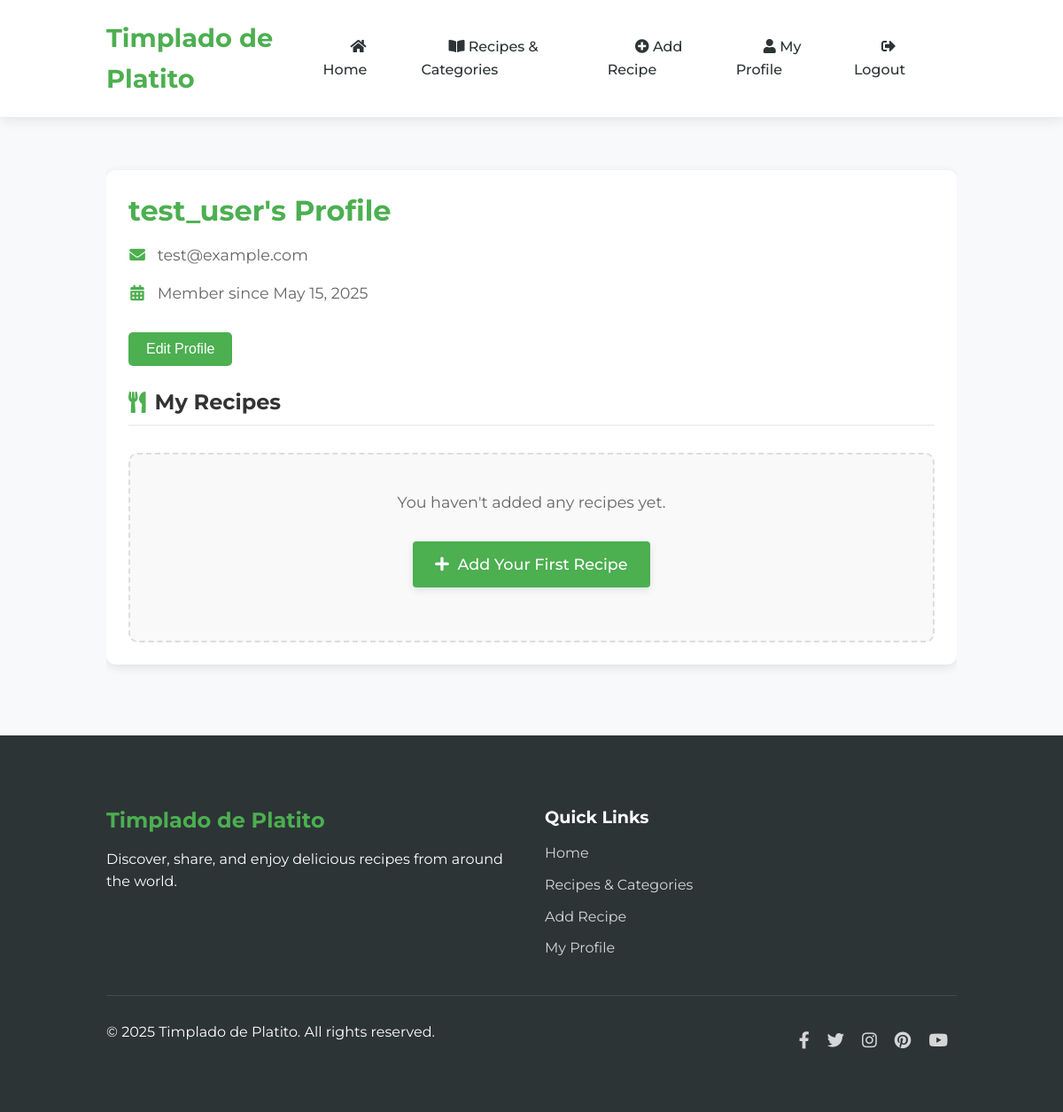
The page /pages/profile.php (signed in) on the database its author committed.
### tables this page shows
CREATE TABLE IF NOT EXISTS `users` (
  `id` int(11) NOT NULL AUTO_INCREMENT,
  `username` varchar(255) NOT NULL,
  `email` varchar(255) NOT NULL,
  `password` varchar(255) NOT NULL,
  `bio` text DEFAULT NULL,
  `profile_image` varchar(255) DEFAULT NULL,
  `created_at` timestamp NOT NULL DEFAULT CURRENT_TIMESTAMP,
  `updated_at` timestamp NOT NULL DEFAULT CURRENT_TIMESTAMP ON UPDATE CURRENT_TIMESTAMP,
  PRIMARY KEY (`id`),
  UNIQUE KEY `email` (`email`)
);

### classes/User.php (called while the page is built, shortened)
<?php
class User {
    private $db;
    public function __construct($database) {
        $this->db = $database;
    }
    public function getUserById($id) {
        $stmt = $this->db->prepare("SELECT * FROM users WHERE id = ?");
        $stmt->execute([$id]);
        return $stmt->fetch(PDO::FETCH_ASSOC);
    }
}
?>

### pages/profile.php (the view, shortened to what this page needs)
<?php
include('../includes/header.php');
include('../classes/User.php');
$database = new Database();
$db = $database->getConnection();
$userObj = new User($db);
$user_id = $_SESSION['user_id'];
$user = $userObj->getUserById($user_id);
$recipesPerPage = 6;
$currentPage = isset($_GET['page']) ? (int)$_GET['page'] : 1;
$countStmt = $db->prepare("SELECT COUNT(*) as total FROM recipes WHERE user_id = ?");
$countStmt->execute([$user_id]);
$totalRecipes = $countStmt->fetchColumn();
$offset = ($currentPage - 1) * $recipesPerPage;
$stmt = $db->prepare("SELECT r.*, c.name as category_name FROM recipes r
                     LEFT JOIN categories c ON r.category_id = c.id
                     WHERE r.user_id = ?
                     ORDER BY r.created_at DESC
                     LIMIT $recipesPerPage OFFSET $offset");
$stmt->execute([$user_id]);
$recipes = $stmt->fetchAll(PDO::FETCH_ASSOC);
?>
<div class="container">
    <div class="profile-container">
            <div class="profile-details">
                <h1><?php echo htmlspecialchars($user['username']); ?>'s Profile</h1>
                <p><i class="fas fa-envelope"></i> <?php echo htmlspecialchars($user['email']); ?></p>
                <p><i class="fas fa-calendar-alt"></i> Member since <?php echo date('F j, Y', strtotime($user['created_at'])); ?></p>
                <button class="edit-profile-btn" id="edit-profile-button">
                     Edit Profile
                </button>
            </div>
        <h2><i class="fas fa-utensils"></i> My Recipes</h2>
        <?php if (!empty($recipes)): ?>
            <p>You have shared <?php echo $totalRecipes; ?> recipe(s)</p>
            <div class="recipe-grid">
                <?php foreach ($recipes as $recipe): ?>
                    <div class="recipe-card">
                        <div class="recipe-header">
                            <?php if (!empty($recipe['image'])): ?>
                                <img src="<?php echo $rootPath; ?>uploads/recipes/<?php echo htmlspecialchars($recipe['image']); ?>" alt="<?php echo htmlspecialchars($recipe['title']); ?>">
                            <?php else: ?>
                                <div class="no-image">No Image</div>
                            <?php endif; ?>
                            <?php if (!empty($recipe['category_name'])): ?>
                                <span class="category-badge"><?php echo htmlspecialchars($recipe['category_name']); ?></span>
                            <?php endif; ?>
                        </div>
                        <div class="recipe-body">
                            <h3><?php echo htmlspecialchars($recipe['title']); ?></h3>
                            <p class="recipe-meta">
                                <?php if (!empty($recipe['difficulty'])): ?>
                                    <span><i class="fas fa-signal"></i> <?php echo htmlspecialchars($recipe['difficulty']); ?></span>
                                <?php endif; ?>
                                <?php if (!empty($recipe['prep_time']) || !empty($recipe['cook_time'])): ?>
                                    <span><i class="far fa-clock"></i>
                                    <?php if (!empty($recipe['prep_time']) && !empty($recipe['cook_time'])): ?>
                                        Prep: <?php echo htmlspecialchars($recipe['prep_time']); ?> min | Cook: <?php echo htmlspecialchars($recipe['cook_time']); ?> min
                                    <?php elseif (!empty($recipe['prep_time'])): ?>
                                        Prep: <?php echo htmlspecialchars($recipe['prep_time']); ?> min
                                    <?php elseif (!empty($recipe['cook_time'])): ?>
                                        Cook: <?php echo htmlspecialchars($recipe['cook_time']); ?> min
                                    <?php endif; ?>
                                    </span>
                                <?php endif; ?>
                            </p>
                            <div class="recipe-actions">
                                <a href="<?php echo $rootPath; ?>pages/recipe-detail.php?id=<?php echo $recipe['id']; ?>" class="btn-outline"><i class="fas fa-eye"></i> View</a>
                                <a href="<?php echo $rootPath; ?>pages/edit-recipe.php?id=<?php echo $recipe['id']; ?>" class="btn-edit"><i class="fas fa-edit"></i> Edit</a>
                                <a href="<?php echo $rootPath; ?>pages/profile.php?delete_recipe=<?php echo $recipe['id']; ?>" class="btn-delete" onclick="return confirm('Are you sure you want to delete this recipe? This action cannot be undone.')"><i class="fas fa-trash-alt"></i> Delete</a>
                            </div>
                        </div>
                    </div>
                <?php endforeach; ?>
            </div>
        <?php else: ?>
            <div class="empty-recipes">
                <p>You haven't added any recipes yet.</p>
                <p><a href="<?php echo $rootPath; ?>pages/add-recipe.php" class="btn-primary"><i class="fas fa-plus"></i> Add Your First Recipe</a></p>
            </div>
        <?php endif; ?>
    </div>
</div>
<?php include('../includes/footer.php'); ?>

### assets/css/main.css (style rules this page uses)
* { box-sizing: border-box; margin: 0; padding: 0; }
h1, h2, h3, h4, h5, h6 { font-family: 'Montserrat', sans-serif; margin-bottom: 1.2rem; line-height: 1.3; color: var(--dark-color); }
h1 { font-size: 2.5rem; }
h2 { font-size: 2rem; }
p { margin-bottom: 1.2rem; }
.profile-container { max-width: 800px; margin: 40px auto; background: white; padding: 30px; border-radius: var(--border-radius); box-shadow: var(--box-shadow); }

### assets/css/styles.css (style rules this page uses)
:root { --primary-color: #ff6b6b; --secondary-color: #4ecdc4; --dark-color: #2d3436; --light-color: #f7f9fb; --success-color: #6ab04c; --warning-color: #f0932b; --danger-color: #eb4d4b; --gray-color: #95a5a6; --box-shadow: 0 10px 20px rgba(0, 0, 0, 0.1); --transition: all 0.3s ease; --border-radius: 8px; }
body { font-family: 'Montserrat', 'Open Sans', sans-serif; margin: 0; padding: 0; background-color: var(--light-color); color: var(--dark-color); line-height: 1.6; }
.container { width: 80%; max-width: 1200px; margin: 30px auto; overflow: hidden; }
button, .btn { background-color: var(--primary-color); color: white; border: none; padding: 12px 20px; border-radius: var(--border-radius); cursor: pointer; font-size: 16px; font-weight: 600; transition: var(--transition); }

### assets/css/profile.css (style rules this page uses)
.profile-container { max-width: 1000px; margin: 30px auto; padding: 25px; background-color: #fff; border-radius: 10px; box-shadow: 0 3px 12px rgba(0,0,0,0.1); }
.profile-details { flex: 1; }
.profile-container h1 { color: #4CAF50; margin-bottom: 15px; font-size: 2rem; }
.profile-container h2 { color: #333; margin: 25px 0 15px; font-size: 1.5rem; display: flex; align-items: center; border-bottom: 2px solid #f0f0f0; padding-bottom: 10px; }
.profile-container h2 i { margin-right: 10px; color: #4CAF50; }
.profile-details p { margin: 8px 0; color: #555; }
.profile-details i { margin-right: 8px; color: #4CAF50; width: 20px; text-align: center; }
.profile-container p { color: #666; margin-bottom: 15px; font-size: 1.1rem; }
.empty-recipes { text-align: center; padding: 30px; background-color: #f9f9f9; border-radius: 5px; border: 1px dashed #ddd; }
.btn-primary { background-color: #4CAF50; color: white; padding: 10px 20px; border: none; border-radius: 5px; text-decoration: none; display: inline-block; margin-top: 10px; transition: background-color 0.3s; }
.btn-primary i { margin-right: 5px; }
.empty-recipes { text-align: center; padding: 30px; background-color: #f9f9f9; border-radius: 8px; margin-top: 20px; }
.empty-recipes p { margin-bottom: 15px; color: #666; }
.empty-recipes .btn-primary { background-color: #4CAF50; color: white; padding: 10px 20px; border-radius: 4px; text-decoration: none; display: inline-block; }

### assets/css/profile-improvements.css (style rules this page uses)
.edit-profile-btn { margin-top: 15px; padding: 10px 20px; background-color: #4CAF50; color: white; border: none; border-radius: 5px; cursor: pointer; font-size: 1rem; display: inline-flex; align-items: center; transition: all 0.3s; font-weight: 500; }
.empty-recipes { text-align: center; padding: 40px 20px; background-color: #f9f9f9; border-radius: 10px; border: 2px dashed #ddd; margin-top: 30px; }
.empty-recipes p { color: #666; font-size: 1.1rem; margin-bottom: 20px; }
.empty-recipes .btn-primary { padding: 12px 25px; font-weight: 500; box-shadow: 0 3px 8px rgba(0,0,0,0.1); }
.profile-container { animation: fadeIn 0.5s ease-out; }

### assets/css/profile-original.css (style rules this page uses)
.profile-details { text-align: left; }

### rows shown on the page
users: username "test_user", email "test@example.com", created_at "May 15, 2025"
